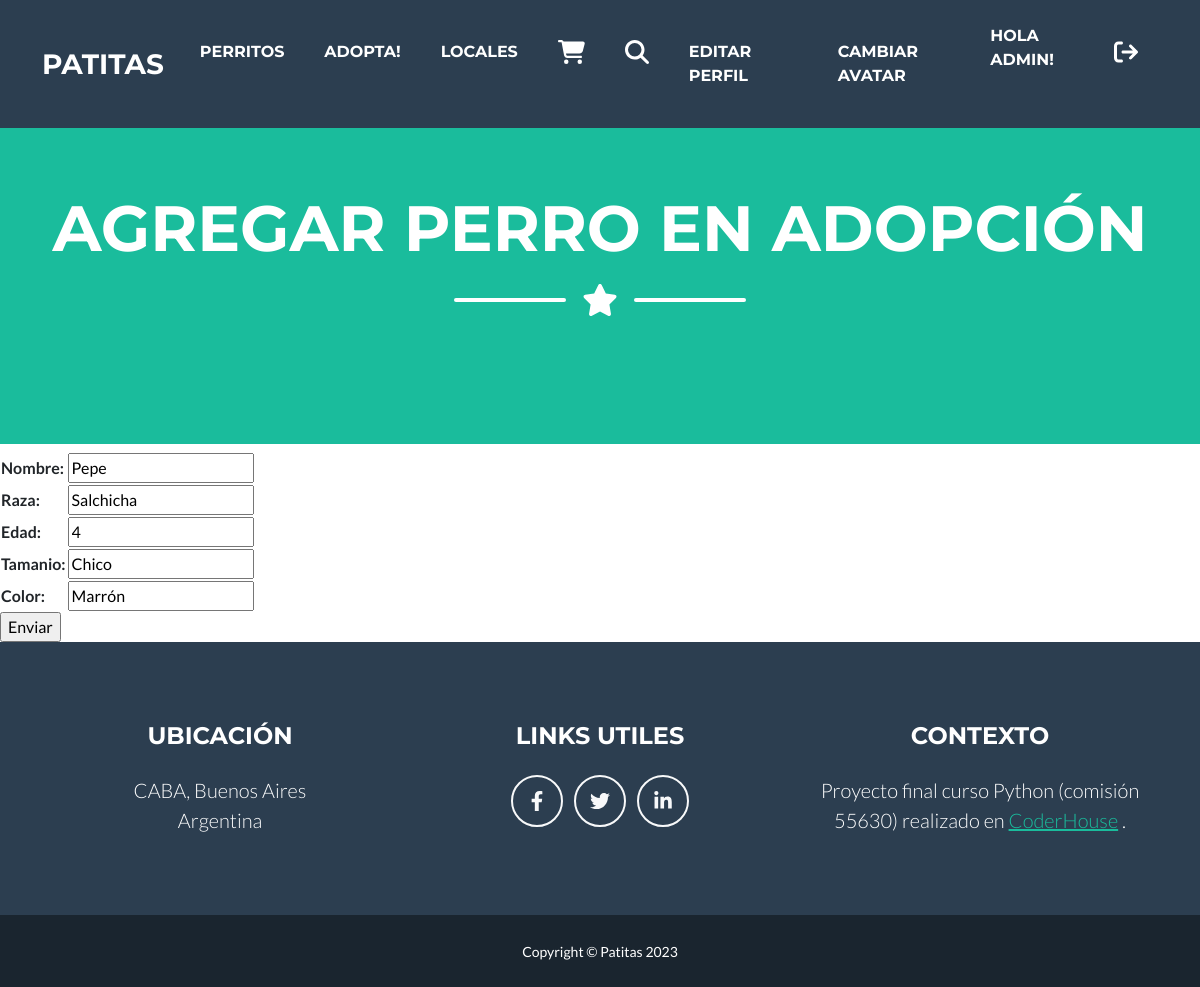
The page /update_perro/1/ (signed in) on the database its author committed.
### aplicacion/models.py (models this page shows, shortened)
class Perro(models.Model):
    nombre = models.CharField(max_length=50)
    raza = models.CharField(max_length=50)
    edad = models.IntegerField()
    tamanio = models.CharField(max_length=50)
    color = models.CharField(max_length=50)
    class Meta:
        ordering = ['tamanio']

### aplicacion/views.py (the view)
# urls.py: path('update_perro/<int:pk>/', PerroUpdate.as_view(), name="update_perro" ),
class PerroUpdate(LoginRequiredMixin, UpdateView):
    model = Perro
    fields = ['nombre', 'raza', 'edad', 'tamanio', 'color']
    success_url = reverse_lazy('perro')

### aplicacion/templates/aplicacion/perro_form.html (shortened to what this page needs)
{% extends 'aplicacion/base.html' %}
{% load static %}
{% block titulo_principal %}Agregar perro en adopción{% endblock titulo_principal %}

### aplicacion/templates/aplicacion/base.html (shortened to what this page needs)
<!DOCTYPE html>
<html lang="en">
    <head>
        {% load static %}
        <link href="{% static 'aplicacion/css/styles.css' %}" rel="stylesheet" />
    </head>
    <body id="page-top">
        <nav class="navbar navbar-expand-lg bg-secondary text-uppercase fixed-top" id="mainNav">
            <div class="container">
                <a class="navbar-brand" href="{% url 'home' %}">Patitas</a>
                <div class="collapse navbar-collapse" id="navbarResponsive">
                    <ul class="navbar-nav ms-auto">
                        {% if user.is_authenticated %}
                        <li class="nav-item mx-0 mx-lg-1"><a class="nav-link py-3 px-0 px-lg-3 rounded" href="{% url 'perro' %}">Perritos</a></li>
                        <li class="nav-item mx-0 mx-lg-1"><a class="nav-link py-3 px-0 px-lg-3 rounded" href="{% url 'adoptante' %}">Adopta!</a></li>
                        <li class="nav-item mx-0 mx-lg-1"><a class="nav-link py-3 px-0 px-lg-3 rounded" href="{% url 'local' %}">Locales</a></li>
                        <li class="nav-item mx-0 mx-lg-1"><a class="nav-link py-3 px-0 px-lg-3 rounded" href="{% url 'articulo' %}"><i class="fa-solid fa-cart-shopping fa-xl" style="color: #ffffff;"></i></a></li>
                        <li class="nav-item mx-0 mx-lg-1"><a class="nav-link py-3 px-0 px-lg-3 rounded" href="{% url 'buscar_articulo' %}"><i class="fa-solid fa-magnifying-glass fa-xl" style="color: #ffffff;"></i></a></li>
                        <li class="nav-item mx-0 mx-lg-1"><a class="nav-link py-3 px-0 px-lg-3 rounded" href="{% url 'editar_perfil' %}">Editar perfil</a></li>
                        <li class="nav-item mx-0 mx-lg-1"><a class="nav-link py-3 px-0 px-lg-3 rounded" href="{% url 'agregar_avatar' %}">Cambiar avatar</a></li>
                        <p style="color:white">Hola {{user.username}}!</p>
                        <li class="nav-item mx-0 mx-lg-1"><a class="nav-link py-3 px-0 px-lg-3 rounded" href="{% url 'logout' %}"><i class="fa-solid fa-arrow-right-from-bracket fa-xl" style="color: #ffffff;"></i></a></li>
                    {% endif %}
                    </ul>
                </div>
            </div>
        </nav>
        <header class="masthead bg-primary text-white text-center">
            <div class="container d-flex align-items-center flex-column">
                <h1 class="masthead-heading text-uppercase mb-0">{% block titulo_principal %} Bienvenido {% endblock titulo_principal %}</h1>
                <div class="divider-custom divider-light">
                    <div class="divider-custom-line"></div>
                    <div class="divider-custom-icon"><i class="fas fa-star"></i></div>
                    <div class="divider-custom-line"></div>
                </div>
            </div>
        </header>
        {% block formulario %}
        <form action="" method="POST">
            <table>
                {{ form.as_table }}
            </table>
            <input type="submit" value="Enviar">
        </form>
        {% endblock formulario %}
        {% block footer %}
        <footer class="footer text-center">
            <div class="container">
                <div class="row">
                    <div class="col-lg-4 mb-5 mb-lg-0">
                        <h4 class="text-uppercase mb-4">Ubicación</h4>
                        <p class="lead mb-0">
                            CABA, Buenos Aires
                            <br />
                            Argentina
                        </p>
                    </div>
                    <div class="col-lg-4 mb-5 mb-lg-0">
                        <h4 class="text-uppercase mb-4">Links utiles</h4>
                        <a class="btn btn-outline-light btn-social mx-1" href="https://es-la.facebook.com/mariana.gomezparadiuk/"><i class="fab fa-fw fa-facebook-f"></i></a>
                        <a class="btn btn-outline-light btn-social mx-1" href="https://twitter.com/i/flow/login?redirect_after_login=%2Fmaruu_07%2Fstatuses%2F915567448199397383"><i class="fab fa-fw fa-twitter"></i></a>
                        <a class="btn btn-outline-light btn-social mx-1" href="https://www.linkedin.com/in/mariana-c-g%C3%B3mez-paradiuk-9b1276183/"><i class="fab fa-fw fa-linkedin-in"></i></a>
                    </div>
                    <div class="col-lg-4">
                        <h4 class="text-uppercase mb-4">Contexto</h4>
                        <p class="lead mb-0">
                            Proyecto final curso Python (comisión 55630) realizado en
                            <a href="https://www.coderhouse.com/">CoderHouse</a>
                            .
                        </p>
                    </div>
                </div>
            </div>
        </footer>
        {% endblock footer %}
        <div class="copyright py-4 text-center text-white">
            <div class="container"><small>Copyright &copy; Patitas 2023</small></div>
        </div>
    </body>
</html>

### rows shown on the page
Perro: nombre "Pepe", raza "Salchicha", edad "4", tamanio "Chico", color "Marrón"

### other values the page prints
{{ user.username }} "ADMIN"
